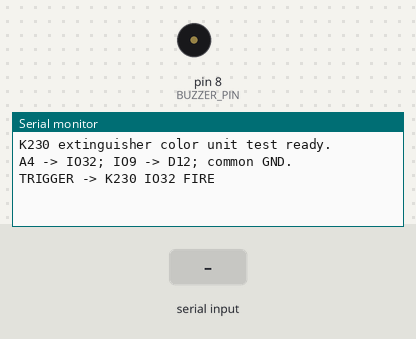
Recording of a sketch running on a simulated Arduino Nano, built with avr-gcc and run on an emulated ATmega328P. Shown: buzzer (waves = sounding, pin HIGH), the last lines printed to the serial monitor. Inputs (shaded band) come from the test bench. Pins used as bus, display or sensor lines are not drawn.

Above: at 3.2 s.
3.3 s: "RESULT\n" received over the second serial link
At 4.4 s:
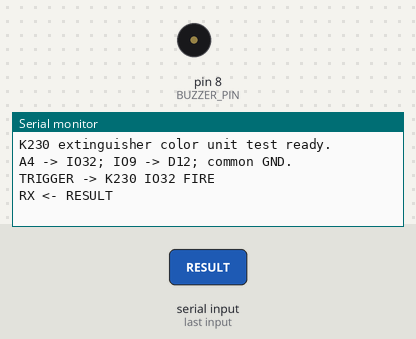
4.8 s: "FIRE\n" received over the second serial link
At 5.5 s:
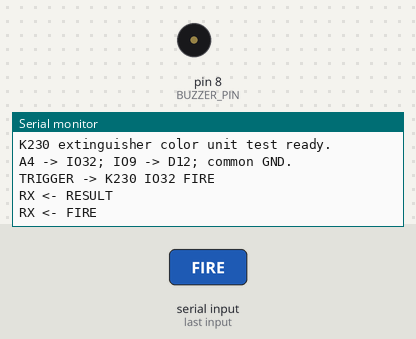

The sketch:

arduino_k230_fire_unit_test.ino
```cpp
#include <SoftwareSerial.h>
#include <string.h>
#include <stdlib.h>

/* ============================================================
 * K230灭火器颜色识别独立通信测试
 *
 * 接线：
 *   Nano A4-S --5V转3.3V分压--> K230 IO32（灭火器触发）
 *   K230 IO9/UART1_TX ----------> Nano D12（结果接收）
 *   Nano GND --------------------> K230 GND
 *   Nano A4接口的5V不接；K230 IO10物理不接。
 *
 * Arduino每5秒触发一次。K230返回：
 *   BUSY,FIRE
 *   RESULT,FIRE,RED|GREEN|BLUE|U,<largest_pixels>
 *
 * 识别到BLUE时，沿用比赛动作鸣笛2声。
 * ============================================================ */

const uint8_t K230_RX_PIN = 12;
const uint8_t K230_UNUSED_TX_PIN = A5;
const uint8_t FIRE_TRIGGER_PIN = A4;
const uint8_t BUZZER_PIN = 8;

const unsigned long K230_BAUDRATE = 57600;
const unsigned long USB_BAUDRATE = 115200;
const unsigned long TRIGGER_HIGH_MS = 500;
const unsigned long RESPONSE_TIMEOUT_MS = 4000;
const unsigned long TEST_INTERVAL_MS = 5000;

SoftwareSerial k230Serial(K230_RX_PIN, K230_UNUSED_TX_PIN);

void clearK230Input() {
  while (k230Serial.available() > 0) {
    k230Serial.read();
  }
}

void buzzerAlarm(uint8_t count, unsigned int intervalMs) {
  for (uint8_t index = 0; index < count; index++) {
    digitalWrite(BUZZER_PIN, HIGH);
    delay(intervalMs);
    digitalWrite(BUZZER_PIN, LOW);
    delay(intervalMs);
  }
}

bool parseFireResult(char *line, char *color, size_t colorSize,
                     unsigned long *largestPixels) {
  char *messageType = strtok(line, ",");
  char *taskType = strtok(NULL, ",");
  char *colorText = strtok(NULL, ",");
  char *pixelsText = strtok(NULL, ",");

  if (messageType == NULL || strcmp(messageType, "RESULT") != 0 ||
      taskType == NULL || strcmp(taskType, "FIRE") != 0 ||
      colorText == NULL || pixelsText == NULL) {
    return false;
  }

  strncpy(color, colorText, colorSize - 1);
  color[colorSize - 1] = '\0';
  *largestPixels = strtoul(pixelsText, NULL, 10);
  return true;
}

bool requestFireColor(char *color, size_t colorSize,
                      unsigned long *largestPixels) {
  char line[80];
  uint8_t lineLength = 0;

  clearK230Input();

  digitalWrite(FIRE_TRIGGER_PIN, HIGH);
  delay(TRIGGER_HIGH_MS);
  digitalWrite(FIRE_TRIGGER_PIN, LOW);

  Serial.println(F("TRIGGER -> K230 IO32 FIRE"));
  unsigned long startedAt = millis();

  while (millis() - startedAt < RESPONSE_TIMEOUT_MS) {
    while (k230Serial.available() > 0) {
      char received = (char)k230Serial.read();

      if (received == '\n') {
        if (lineLength == 0) {
          continue;
        }
        if (line[lineLength - 1] == '\r') {
          lineLength--;
        }
        line[lineLength] = '\0';

        Serial.print(F("RX <- "));
        Serial.println(line);

        if (strncmp(line, "RESULT,FIRE,", 12) == 0) {
          return parseFireResult(
              line,
              color,
              colorSize,
              largestPixels
          );
        }
        lineLength = 0;

      } else if (lineLength < sizeof(line) - 1) {
        line[lineLength++] = received;
      } else {
        lineLength = 0;
      }
    }
  }

  Serial.println(F("TIMEOUT: no FIRE result received"));
  return false;
}

void setup() {
  Serial.begin(USB_BAUDRATE);
  k230Serial.begin(K230_BAUDRATE);
  k230Serial.listen();

  pinMode(FIRE_TRIGGER_PIN, OUTPUT);
  digitalWrite(FIRE_TRIGGER_PIN, LOW);

  pinMode(BUZZER_PIN, OUTPUT);
  digitalWrite(BUZZER_PIN, LOW);

  Serial.println(F("K230 extinguisher color unit test ready."));
  Serial.println(F("A4 -> IO32; IO9 -> D12; common GND."));
  delay(2000);
}

void loop() {
  char color[8] = "U";
  unsigned long largestPixels = 0;

  if (requestFireColor(color, sizeof(color), &largestPixels)) {
    Serial.print(F("FIRE COLOR = "));
    Serial.print(color);
    Serial.print(F("  PIXELS = "));
    Serial.println(largestPixels);

    if (strcmp(color, "BLUE") == 0) {
      Serial.println(F("BLUE extinguisher: buzzer x2"));
      buzzerAlarm(2, 150);
    }
  }

  delay(TEST_INTERVAL_MS);
}
```

Measured:
- after the input at 3.3 s, the serial monitor: prints a new line at once (image 1)
- after the input at 4.8 s, the serial monitor: prints a new line at once (image 2)
